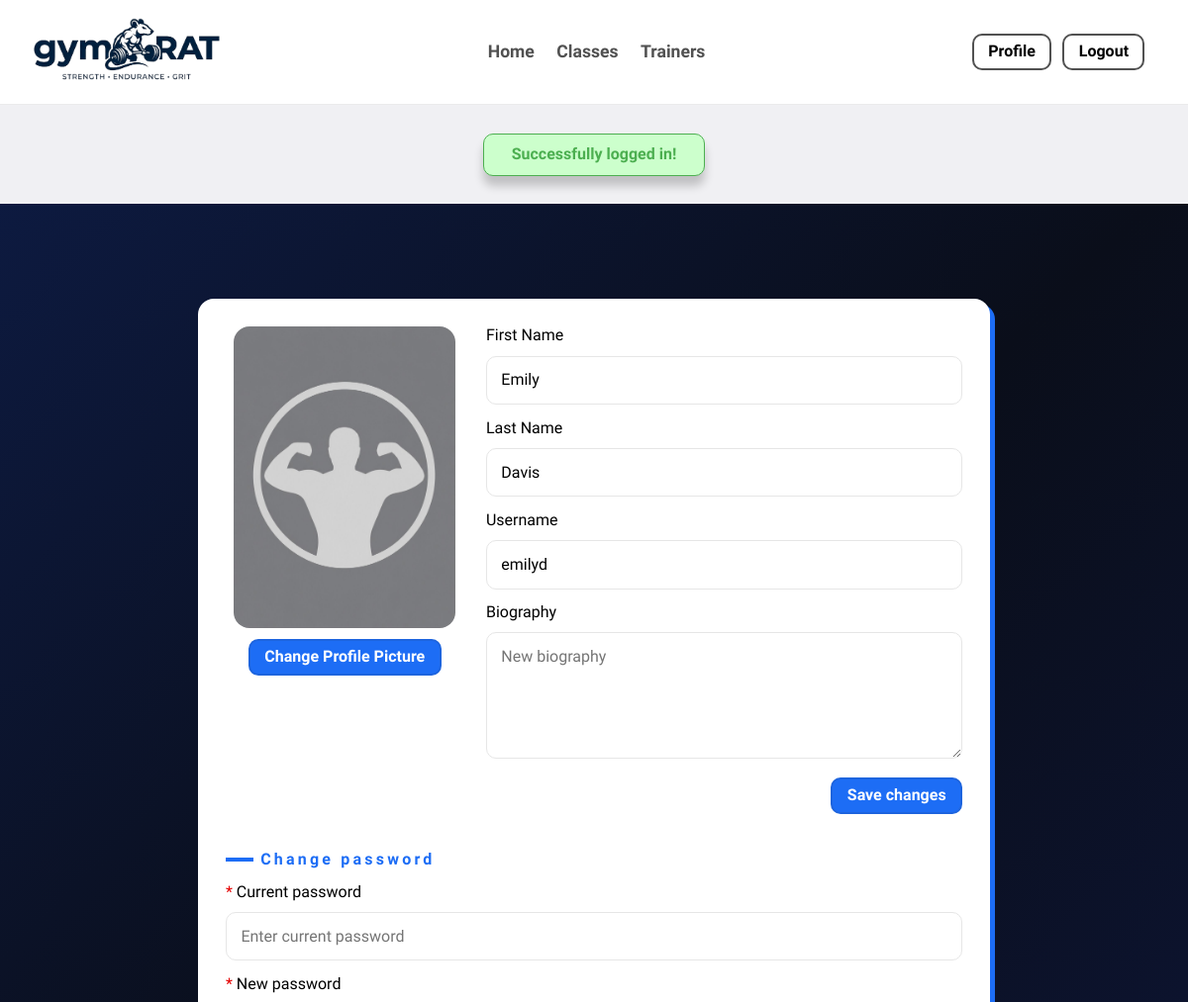
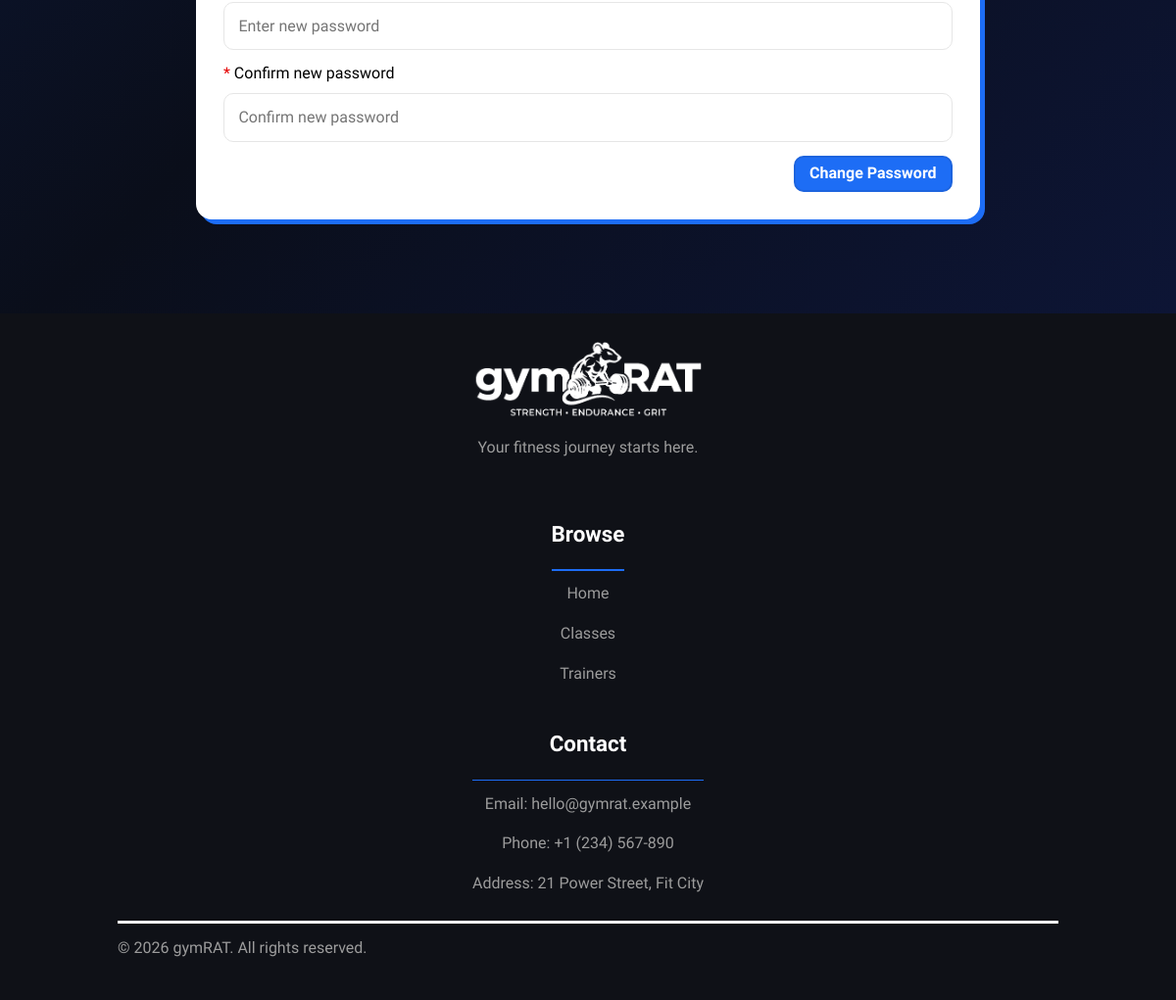
Page /pages/editProfile.php (signed in) on the committed database (2 pictures, top to bottom).
### tables this page shows
CREATE TABLE User (
    id INTEGER NOT NULL,
    first_name TEXT NOT NULL,
    last_name TEXT NOT NULL,
    username TEXT NOT NULL,
    email TEXT NOT NULL,
    password TEXT NOT NULL,
    is_active INTEGER NOT NULL DEFAULT 1,
    role_change_count INTEGER NOT NULL DEFAULT 0,

    CONSTRAINT PK_User PRIMARY KEY (id),
    CONSTRAINT UQ_User_username UNIQUE (username),
    CONSTRAINT UQ_User_email UNIQUE (email),
    CONSTRAINT ValidActive CHECK (is_active IN (0, 1))
);

### utils/helpers.php (called while the page is built, shortened)
<?php
    function getProfileImageUrl(?int $userId): string {
        return file_exists('../img/profiles/' . $userId . '.jpg')
        ? '../img/profiles/' . $userId . '.jpg'
        : '../img/profiles/default.jpg';
    }
?>

### database/authenticated_user.class.php (called while the page is built, shortened)
<?php
    class AuthenticatedUser {
        public static function getUser(PDO $db, int $id) : ?AuthenticatedUser {
            $stmt = $db->prepare('SELECT * FROM User WHERE id = ?');
            $stmt->execute([$id]);
            $userData = $stmt->fetch();
            $role = self::getRoleFromDB($db, $id);
            if ($userData) {
                return new AuthenticatedUser(
                    $userData['id'],
                    $userData['first_name'],
                    $userData['last_name'],
                    $userData['username'],
                    $userData['email'],
                    (bool) $userData['is_active'],
                    $role
                );
            }
            return null;
        }
        private static function getRoleFromDB(PDO $db, int $userId) : string {
            $stmt = $db->prepare("
                SELECT CASE
                    WHEN Admin.id IS NOT NULL THEN 'Admin'
                    WHEN Trainer.id IS NOT NULL THEN 'Trainer'
                    WHEN Member.id IS NOT NULL THEN 'Member'
                    ELSE 'User'
                END AS role
                FROM User
                LEFT JOIN Admin ON User.id = Admin.id
                LEFT JOIN Trainer ON User.id = Trainer.id
                LEFT JOIN Member  ON User.id = Member.id
                WHERE User.id = ?");
            $stmt->execute([$userId]);
            $result = $stmt->fetch();
            return $result['role'];
        }
    }
?>

### utils/session.php (called while the page is built, shortened)
<?php
class Session {
    public function getId() : ?int {
        return isset($_SESSION['id']) ? $_SESSION['id'] : null;
    }
    public function isTrainer() : bool {
        return isset($_SESSION['role']) && $_SESSION['role'] === 'Trainer';
    }
}
?>

### database/trainer.class.php (called while the page is built, shortened)
<?php
    require_once(__DIR__ . '/authenticated_user.class.php');
    class Trainer extends AuthenticatedUser {
        public static function getTrainerBioById(PDO $db, int $trainerId) : ?string {
            $stmt = $db->prepare('SELECT bio FROM Trainer WHERE id = ?');
            $stmt->execute([$trainerId]);
            $row = $stmt->fetch();
            return $row ? $row['bio'] : null;
        }
    }
?>

### templates/editProfile.php (the view, shortened to what this page needs)
<?php
  require_once(__DIR__ . '/../utils/helpers.php');
?>
<?php function drawProfileEditForm(int $userId, string $firstName, string $lastName, string $username, ?string $biography, Session $session) {
  $photoUrl = getProfileImageUrl($userId);
  ?>
  <div class="intro">
    <div id="profile">
      <div class="profile-picture">
        <img src="<?= htmlspecialchars($photoUrl) ?>" alt="profile photo">
        <form method="post" action="../actions/action_uploadProfilePicture.php" enctype="multipart/form-data" id="upload-form">
          <button type="button" class="btn medium blue" id="upload-btn">Change Profile Picture</button>
        </form>
      </div>
      <form method="post" action="../actions/action_editProfile.php">
        <label>
          First Name
          <input type="text" name="first-name" value="<?= htmlspecialchars($firstName) ?>" placeholder="New first name">
        </label>
        <label>
          Last Name
          <input type="text" name="last-name" value="<?= htmlspecialchars($lastName) ?>" placeholder="New last name">
        </label>
        <label>
          Username
          <input type="text" name="username" value="<?= htmlspecialchars($username) ?>" placeholder="New username">
        </label>
        <?php if ($session->isTrainer() && $biography !== null) { ?>
          <label>
            Biography
            <textarea name="biography" placeholder="New biography"><?= htmlspecialchars($biography) ?></textarea>
          </label>
        <?php } ?>
        <button class="btn medium blue" type="submit">Save changes</button>
      </form>
      <div class="change-password">
        <p class="detail">Change password</p>
        <form method="post" action="../actions/action_changePassword.php">
          <label>
            Current password
            <input type="password" name="current-password" placeholder="Enter current password" required>
          </label>
          <label>
            New password
            <input type="password" name="new-password" placeholder="Enter new password" required>
          </label>
          <label>
            Confirm new password
            <input type="password" name="confirm-password" placeholder="Confirm new password" required>
          </label>
          <button class="btn medium blue" type="submit">Change Password</button>
        </form>
      </div>
    </div>
  </div>
<?php } ?>
<?php function drawEditProfilePage(int $userId, string $firstName, string $lastName, string $username, ?string $biography, Session $session, ) {
  drawProfileEditForm($userId, $firstName, $lastName, $username, $biography, $session);
} ?>

### rows in the picture
user: first-name "Emily", last-name "Davis", username "emilyd"

### other values in the picture
$message['text'] "Successfully logged in!"
